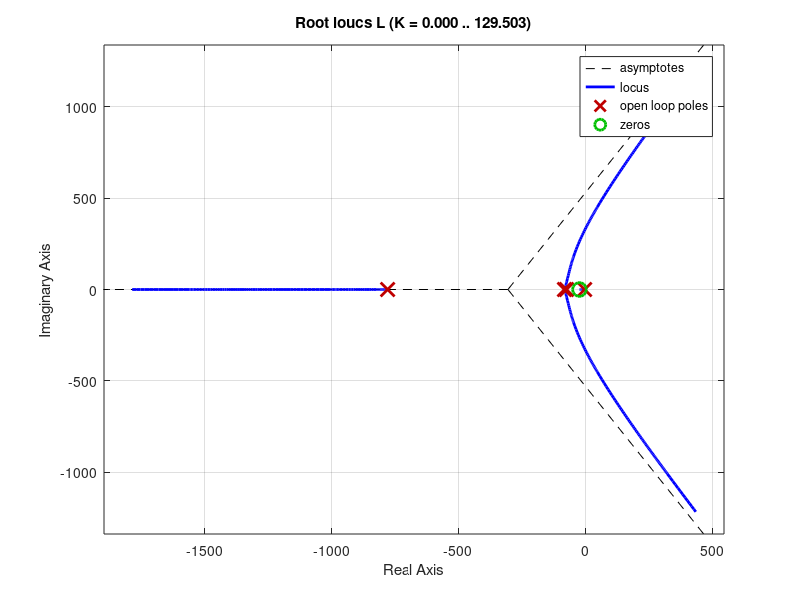

This chart was generated by the following MATLAB code: (Note: this script raises an error after producing the figure.)
clc; close all; clear;
s = tf('s');

%% ========== SYSTEM FREQUENCIES ==========
f_lag = 0.3;          % Controller lag pole (Hz)
w_lag = 2*pi*f_lag;

%% ========== FULL PLANT MODEL ==========
% Motor (2nd order - includes electrical pole)
Gm = 0.257 / ((1.22e-6)*s^2 + (1.04e-3)*s + 0.07);

% F/V Converter
Rfv = 122e3;
Cfv = 0.1e-6;
Gfv = 1 / (1 + s*Rfv*Cfv);

% Total Plant
P = Gm * Gfv;

% Display motor poles
motor_poles = roots([1.22e-6, 1.04e-3, 0.07]);
fprintf('=== PLANT POLES ===\n');
fprintf('Motor pole 1 (mechanical): %.2f Hz\n', abs(motor_poles(1))/(2*pi));
fprintf('Motor pole 2 (electrical): %.2f Hz\n', abs(motor_poles(2))/(2*pi));
fprintf('F/V pole:                  %.2f Hz\n', 1/(2*pi*Rfv*Cfv));

%% ========== ACTUAL CONTROLLER ==========
Kp = 1.33;
Ki = 27.52;

Gc = Kp + tf(Ki, [1 w_lag]);
L = Gc * P;
T = feedback(L, 1);

rlocus(L);

%% ========== PERFORMANCE ==========
[Gm_val, Pm_val, Wcg, Wcp] = margin(L);
info = stepinfo(T);
ess = 100 * (1 - dcgain(T));

fprintf('\n=== CONTROLLER ===\n');
fprintf('Kp = %.2f\n', Kp);
fprintf('Ki = %.2f rad/s\n', Ki);
fprintf('PI zero = %.2f Hz\n', (Ki/Kp)/(2*pi));
fprintf('Lag pole = %.2f Hz\n', f_lag);

fprintf('\n=== PROJECTED PERFORMANCE ===\n');
fprintf('Phase margin:   %.2f deg\n', Pm_val);
fprintf('Gain margin:    %.2f dB\n', 20*log10(Gm_val));
fprintf('Gain crossover: %.2f Hz\n', Wcp/(2*pi));
fprintf('Phase crossover: %.2f Hz\n', Wcg/(2*pi));
fprintf('Rise time:      %.4f s\n', info.RiseTime);
fprintf('Settling time:  %.4f s\n', info.SettlingTime);
fprintf('Overshoot:      %.2f %%\n', info.Overshoot);
fprintf('SS error:       %.2f %%\n', ess);

%% ========== STEP RESPONSE PLOT ==========
figure('Name', 'Projected Step Response');
step(T, 0.5);
grid on;
title('Adjusted Closed-Loop Step Response Projection');
xlabel('Time (s)');
ylabel('Amplitude');

%% ========== BODE PLOT ==========
figure('Name', 'Adjusted Open-Loop Bode Projection');
margin(L);
grid on;
title('Open-Loop Bode Analysis');
